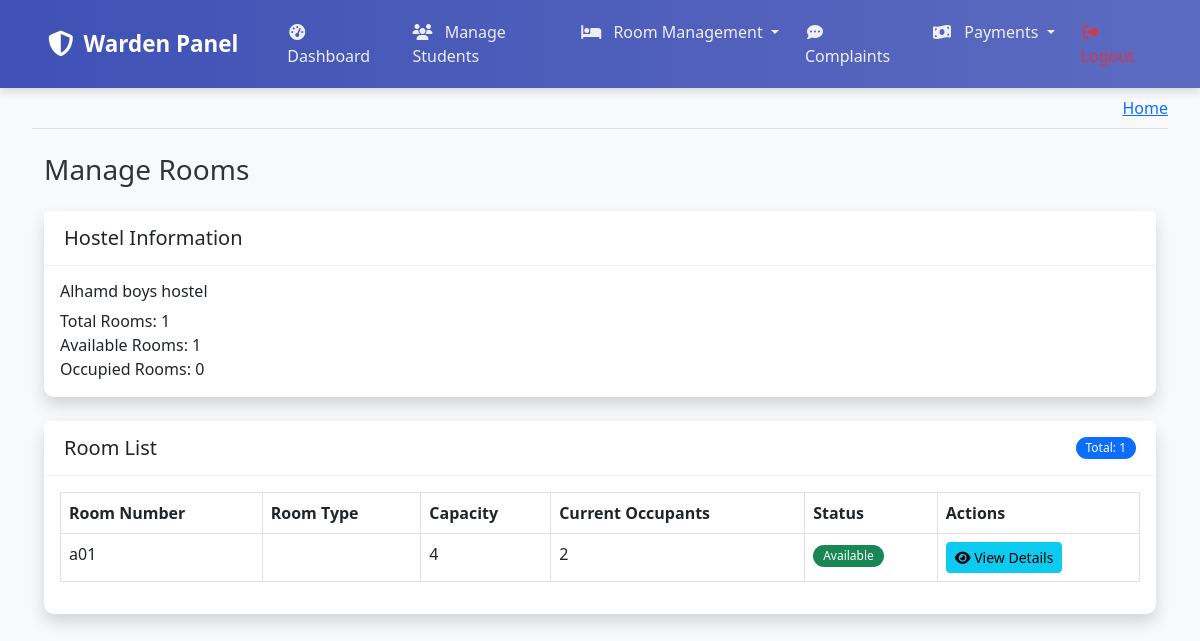
/warden/rooms/ (signed in), run on an earlier commit of the app's database.
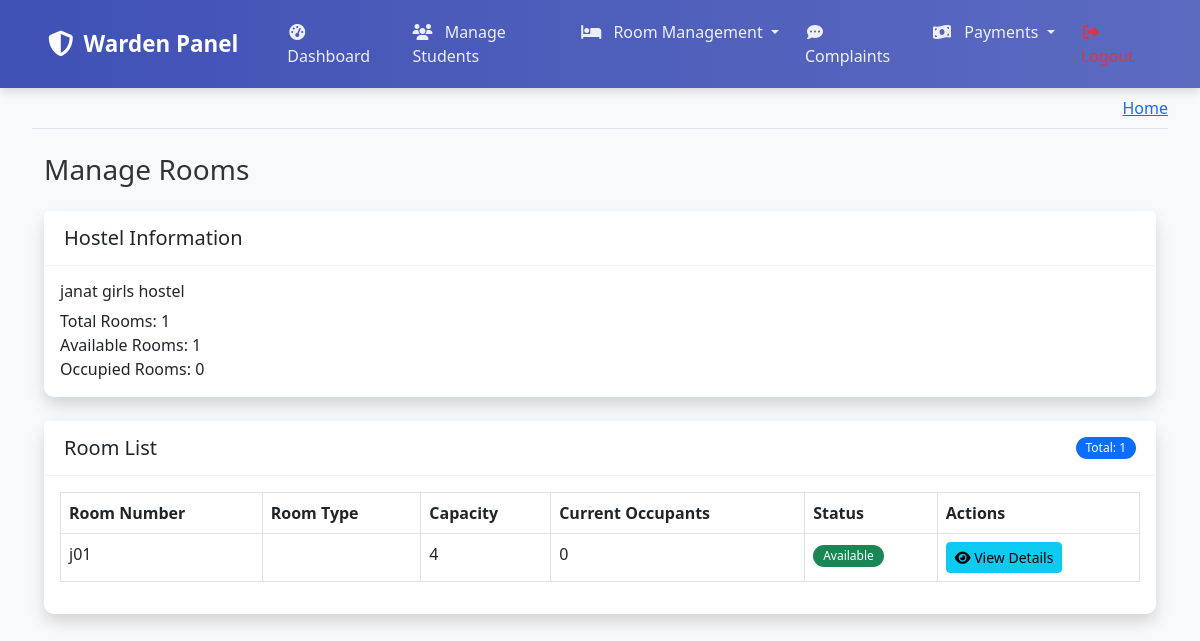
And on a later commit of the database.
### coustom_admin/models.py (models this page shows, shortened)
class Hostels(models.Model):
    STATUS_CHOICES = [
        ('Active', 'Active'),
        ('Inactive', 'Inactive'),
    ]
    name = models.CharField(max_length=100)
    address = models.TextField(max_length=250)
    gender = models.CharField(default="Male", choices=[('Male', 'Male'), ('Female', 'Female')])
    contact_number = models.CharField(max_length=11)
    total_floors = models.IntegerField()
    description = models.TextField(blank=True, null=True)
    status = models.CharField(max_length=10, choices=STATUS_CHOICES, default='Active')
    created_at = models.DateTimeField(auto_now_add=True)

class Rooms(models.Model):
    ROOM_TYPES = [
        ('Single', 'Single'),
        ('Double', 'Double'),
        ('Triple', 'Triple'),
        ('Quad', 'Quad'),
    ]
    ROOM_STATUS = [
        ('Available', 'Available'),
        ('Occupied', 'Occupied'),
        ('Maintenance', 'Maintenance'),
    ]
    hostel = models.ForeignKey(Hostels, on_delete=models.CASCADE, related_name='rooms')
    room_number = models.CharField(max_length=10)
    room_type = models.CharField(max_length=20, choices=ROOM_TYPES)
    capacity = models.PositiveIntegerField(default=1, validators=[MinValueValidator(1), MaxValueValidator(4)])
    current_occupants = models.PositiveIntegerField(default=0, editable=False)
    status = models.CharField(max_length=20, choices=ROOM_STATUS, default='Available')
    rent = models.DecimalField(max_digits=10, decimal_places=2, default=0.00)
    description = models.TextField(blank=True, null=True)
    floor_number = models.PositiveIntegerField()
    created_at = models.DateTimeField(auto_now_add=True)
    updated_at = models.DateTimeField(auto_now=True)
    class Meta:
        verbose_name_plural = "Rooms"
        ordering = ['floor_number', 'room_number']
        unique_together = ['hostel', 'room_number']

### warden/views.py (the view)
# urls.py: path('rooms/', views.manage_rooms, name='manage_rooms'),
@login_required
@user_passes_test(lambda u: hasattr(u, 'warden_profile'))
def manage_rooms(request):
    warden_profile = request.user.warden_profile
    assigned_hostel = HostelWardens.objects.filter(warden=warden_profile).first().hostel if HostelWardens.objects.filter(warden=warden_profile).exists() else None
    if not assigned_hostel:
        messages.error(request, 'You are not assigned to any hostel.')
        return redirect('warden:dashboard')
    rooms = Rooms.objects.filter(hostel=assigned_hostel).order_by('room_number')
    available_rooms_count = sum(1 for room in rooms if room.current_occupants < room.capacity)
    total_rooms_count = rooms.count()
    occupied_rooms_count = total_rooms_count - available_rooms_count
    context = {
        'page_title': 'Manage Rooms',
        'hostel': assigned_hostel,
        'rooms': rooms,
        'total_rooms': total_rooms_count,
        'available_rooms': available_rooms_count,
        'occupied_rooms': occupied_rooms_count,
    }
    return render(request, 'warden/warden_rooms.html', context)

### warden/templates/warden/warden_rooms.html (shortened to what this page needs)
{% extends 'warden/warden_base.html' %}
{% load static %}
{% block content %}
<div class="container-fluid mt-4">
    <h1 class="h3 mb-4 text-gray-800">Manage Rooms</h1>
    <div class="card shadow mb-4">
        <div class="card-header">
            <h5 class="card-title mb-0">Hostel Information</h5>
        </div>
        <div class="card-body">
            <h6>{{ hostel.name }}</h6>
            <p class="mb-0">Total Rooms: {{ total_rooms }}</p>
            <p class="mb-0">Available Rooms: {{ available_rooms }}</p>
            <p class="mb-0">Occupied Rooms: {{ occupied_rooms }}</p>
        </div>
    </div>
    <div class="card shadow mb-4">
        <div class="card-header d-flex justify-content-between align-items-center">
            <h5 class="card-title mb-0">Room List</h5>
            <span class="badge bg-primary">Total: {{ total_rooms }}</span>
        </div>
        <div class="card-body">
            <div class="table-responsive">
                <table class="table table-bordered table-hover" id="roomsTable" width="100%" cellspacing="0">
                    <thead>
                        <tr>
                            <th>Room Number</th>
                            <th>Room Type</th>
                            <th>Capacity</th>
                            <th>Current Occupants</th>
                            <th>Status</th>
                            <th>Actions</th>
                        </tr>
                    </thead>
                    <tbody>
                        {% for room in rooms %}
                        <tr>
                            <td>{{ room.room_number }}</td>
                            <td>{{ room.room_type.name }}</td>
                            <td>{{ room.capacity }}</td>
                            <td>{{ room.current_occupants }}</td>
                            <td>
                                {% if room.current_occupants < room.capacity %}
                                    <span class="badge bg-success">Available</span>
                                {% else %}
                                    <span class="badge bg-danger">Occupied</span>
                                {% endif %}
                            </td>
                            <td>
                                <button type="button" class="btn btn-info btn-sm" data-bs-toggle="modal" data-bs-target="#roomDetailsModal{{ room.id }}">
                                    <i class="fas fa-eye"></i> View Details
                                </button>
                            </td>
                        </tr>
                        {% empty %}
                        <tr>
                            <td colspan="6" class="text-center">No rooms found for this hostel.</td>
                        </tr>
                        {% endfor %}
                    </tbody>
                </table>
            </div>
        </div>
    </div>
</div>
{% endblock content %}

What changed in the data, as far as the page shows it:
no longer on this page (row edited): Hostels: name "Alhamd boys hostel"
no longer on this page (row edited): Rooms: room_number "a01", capacity "4", current_occupants "2", shows "Available"
now on this page (row unchanged): Hostels: name "janat girls hostel"
now on this page (row unchanged): Rooms: room_number "j01", capacity "4", current_occupants "0", shows "Available"
